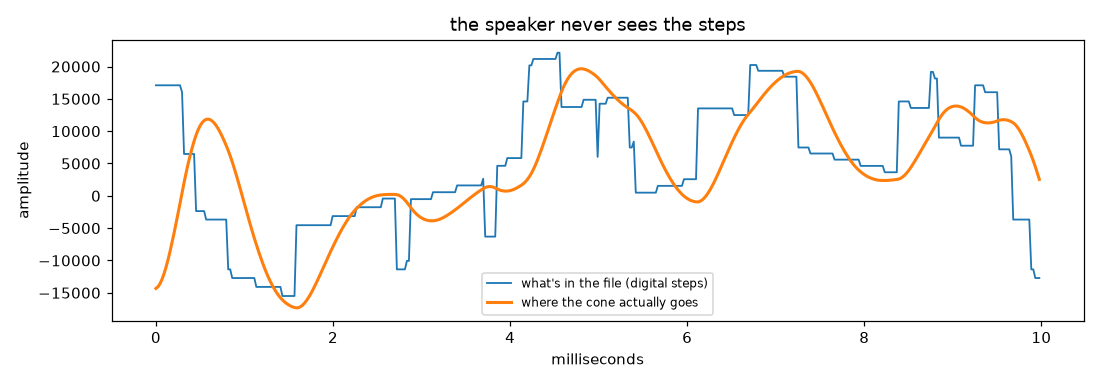

This figure's Python source:
"""What the file holds vs. where the speaker cone actually goes."""
import wave
import numpy as np
import matplotlib.pyplot as plt


def load(path):
    with wave.open(path, "rb") as w:
        data = np.frombuffer(w.readframes(w.getnframes()), "<i2")
    return data, w.getframerate()


before, rate = load("mario_style_full.wav")      # the numbers in the file
after, _ = load("through_microspeaker.wav")      # after the cone's physics

a, b = int(1.600 * rate), int(1.610 * rate)      # 10 ms
ms = np.arange(b - a) / rate * 1000

plt.figure(figsize=(10, 3.5))
plt.plot(ms, before[a:b], lw=1.2, label="what's in the file (digital steps)")
plt.plot(ms, after[a:b], lw=2.0, label="where the cone actually goes")
plt.xlabel("milliseconds")
plt.ylabel("amplitude")
plt.title("the speaker never sees the steps")
plt.legend(fontsize=8)
plt.tight_layout()
plt.savefig("speaker_view.png", dpi=110)
print("wrote speaker_view.png")
